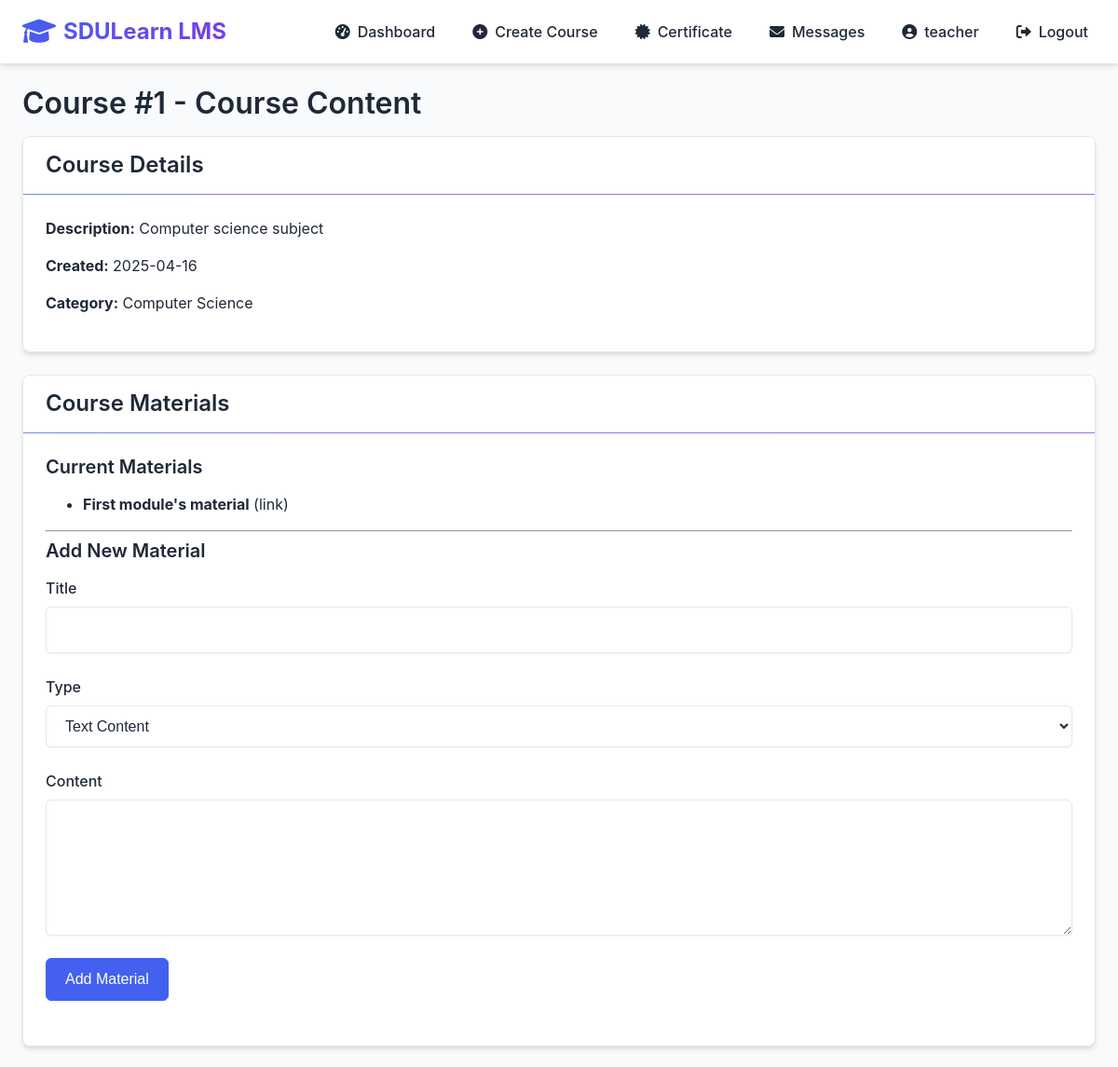
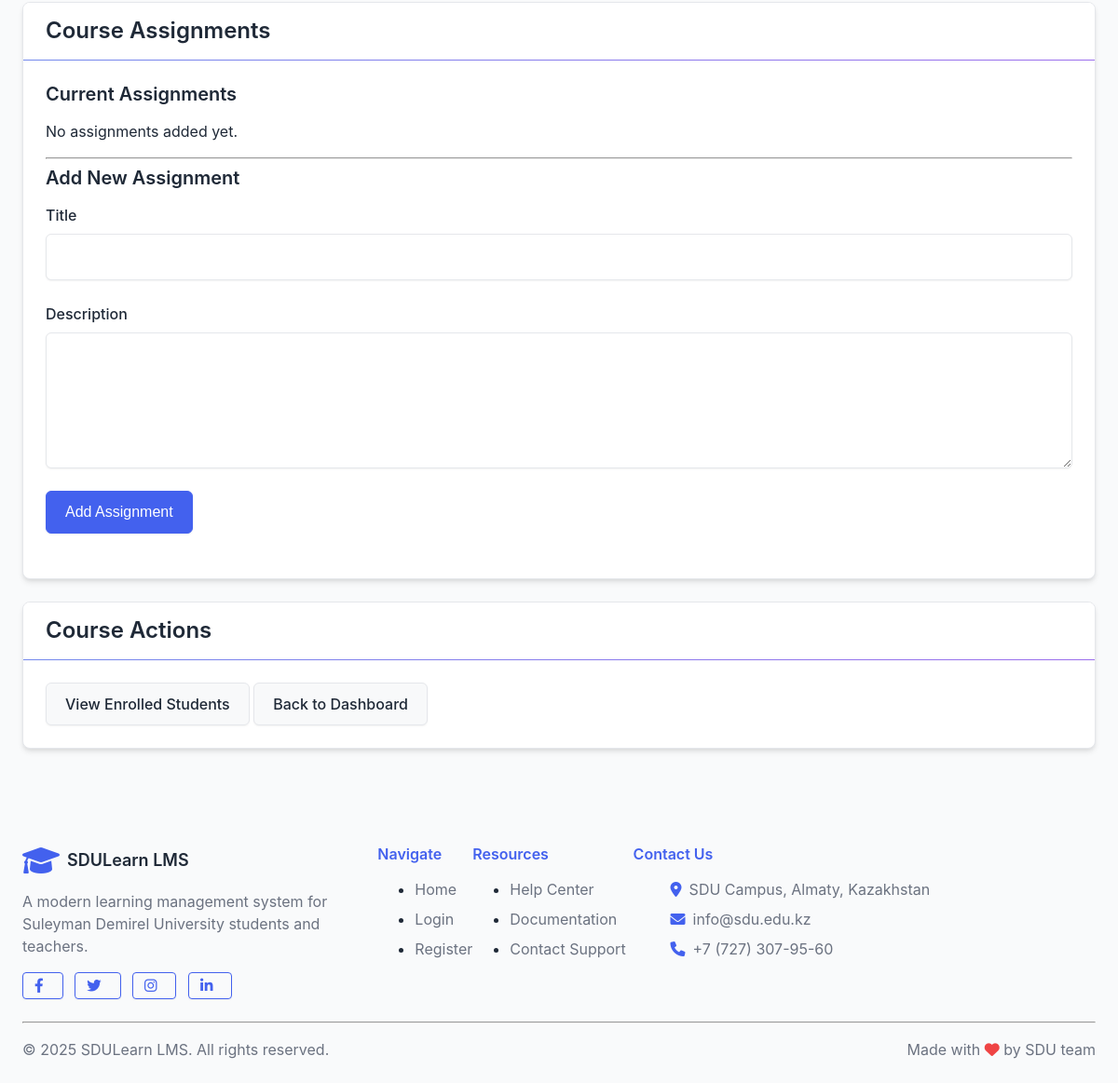
Screenshot of /teacher/courses/1/content (signed in) with the database file from the repository (2 pictures, top to bottom).
### lms/models/user.py (models this page shows, shortened)
class User(db.Model, UserMixin):
    __tablename__ = 'users'
    id = db.Column(db.Integer, primary_key=True)
    first_name = db.Column(db.String(50), nullable=False)
    last_name = db.Column(db.String(50), nullable=False)
    email = db.Column(db.String(120), unique=True, nullable=False)
    password_hash = db.Column(db.String(256), nullable=False)
    role_id = db.Column(db.Integer, db.ForeignKey('roles.id'), nullable=False)
    is_active = db.Column(db.Boolean, default=True)
    created_at = db.Column(db.DateTime, default=datetime.utcnow)
    updated_at = db.Column(db.DateTime, default=datetime.utcnow, onupdate=datetime.utcnow)
    certificate_path = db.Column(db.String(255), nullable=True, default=None)
    certificate_verified = db.Column(db.Boolean, nullable=True, default=False)
    certificate_submitted_at = db.Column(db.DateTime, nullable=True, default=None)
    created_courses = db.relationship('Course', backref='teacher', lazy='dynamic')
    enrollments = db.relationship('Enrollment', back_populates='student', lazy='dynamic')
    submissions = db.relationship('Submission', back_populates='student', lazy='dynamic')
    @property
    def password(self):
        raise AttributeError('Password is not a readable attribute')
    def is_admin(self):
        return self.role.name == 'admin'
    def is_teacher(self):
        return self.role.name == 'teacher'

### lms/models/course.py (models this page shows, shortened)
class Course(db.Model):
    __tablename__ = 'courses'
    id = db.Column(db.Integer, primary_key=True)
    title = db.Column(db.String(100), nullable=False)
    description = db.Column(db.Text)
    category_id = db.Column(db.Integer, db.ForeignKey('categories.id'))
    teacher_id = db.Column(db.Integer, db.ForeignKey('users.id'), nullable=False)
    image_path = db.Column(db.String(255))
    is_active = db.Column(db.Boolean, default=True)  # New field for course activation status
    is_approved = db.Column(db.Boolean, default=False)  # Field for admin approval status
    created_at = db.Column(db.DateTime, default=datetime.utcnow)
    materials = db.relationship('Material', backref='course', lazy='dynamic', cascade="all, delete-orphan")
    assignments = db.relationship('Assignment', backref='course', lazy='dynamic', cascade="all, delete-orphan")
    enrollments = db.relationship('Enrollment', back_populates='course', lazy='dynamic', cascade="all, delete-orphan")
    modules = db.relationship('Module', backref='course', lazy='dynamic', cascade="all, delete-orphan")

class Category(db.Model):
    __tablename__ = 'categories'
    id = db.Column(db.Integer, primary_key=True)
    name = db.Column(db.String(50), unique=True, nullable=False)
    description = db.Column(db.String(200))
    courses = db.relationship('Course', backref='category', lazy='dynamic')

class Material(db.Model):
    __tablename__ = 'materials'
    id = db.Column(db.Integer, primary_key=True)
    title = db.Column(db.String(100), nullable=False)
    content_type = db.Column(db.String(20), nullable=False)  # text, file, link, youtube
    content = db.Column(db.Text, nullable=True)  # Changed to nullable=True for file uploads
    file_path = db.Column(db.String(255))
    course_id = db.Column(db.Integer, db.ForeignKey('courses.id'), nullable=False)
    module_id = db.Column(db.Integer, db.ForeignKey('modules.id'), nullable=True)
    order = db.Column(db.Integer, default=0)  # For ordering materials within a module
    created_at = db.Column(db.DateTime, default=datetime.utcnow)

### lms/routes/teacher.py (the view)
@teacher_bp.route('/courses/<int:course_id>/content')
@login_required
@teacher_required
def add_course_content(course_id):
    course = Course.query.get_or_404(course_id)
    if course.teacher_id != current_user.id:
        flash('You do not have permission to edit this course.', 'danger')
        return redirect(url_for('teacher.dashboard'))
    material_form = MaterialForm()
    assignment_form = AssignmentForm()
    return render_template('teacher/course_content.html',
                           course=course,
                           material_form=material_form,
                           assignment_form=assignment_form)

### lms/utils/forms.py
class MaterialForm(FlaskForm):
    title = StringField('Title', validators=[DataRequired(), Length(min=3, max=100)])
    content_type = SelectField('Type', choices=[
        ('text', 'Text Content'),
        ('file', 'File Upload'),
        ('link', 'External Link')
    ], validators=[DataRequired()])
    content = TextAreaField('Content', validators=[content_required_for_text_or_link])
    file = FileField('File', validators=[Optional(), FileAllowed(['pdf', 'doc', 'docx', 'ppt', 'pptx', 'jpg', 'png', 'zip'])])
    submit = SubmitField('Add Material')

class AssignmentForm(FlaskForm):
    title = StringField('Title', validators=[DataRequired(), Length(min=3, max=100)])
    description = TextAreaField('Description', validators=[DataRequired()])
    submit = SubmitField('Add Assignment')

### app.py (called while the page is built)
@login_manager.user_loader
def load_user(user_id):
    return User.query.get(int(user_id))

### lms/routes/teacher.py (called while the page is built)
def teacher_required(f):
    @wraps(f)
    def decorated_function(*args, **kwargs):
        if not current_user.is_authenticated or not current_user.is_teacher():
            flash('You do not have permission to access this page.', 'danger')
            return redirect(url_for('auth.login'))
        return f(*args, **kwargs)
    return decorated_function

### lms/templates/teacher/course_content.html (shortened to what this page needs)
{% extends 'base.html' %}
{% block content %}
<h1>{{ course.title }} - Course Content</h1>
<div class="card mb-4">
    <div class="card-header">
        <h3>Course Details</h3>
    </div>
    <div class="card-body">
        <p><strong>Description:</strong> {{ course.description }}</p>
        <p><strong>Created:</strong> {{ course.created_at.strftime('%Y-%m-%d') }}</p>
        <p><strong>Category:</strong> {{ course.category.name if course.category else 'Uncategorized' }}</p>
    </div>
</div>
<div class="card mb-4">
    <div class="card-header">
        <h3>Course Materials</h3>
    </div>
    <div class="card-body">
        <h4>Current Materials</h4>
        {% if course.materials.all() %}
            <ul>
                {% for material in course.materials %}
                <li>
                    <strong>{{ material.title }}</strong> ({{ material.content_type }})
                </li>
                {% endfor %}
            </ul>
        {% else %}
            <p>No materials added yet.</p>
        {% endif %}
        <hr>
        <h4>Add New Material</h4>
        <form method="POST" action="{{ url_for('teacher.add_material', course_id=course.id) }}" enctype="multipart/form-data">
            <div class="form-group">
                {{ material_form.title.label }}
                {{ material_form.title(class="form-control") }}
            </div>
            <div class="form-group">
                {{ material_form.content_type.label }}
                {{ material_form.content_type(class="form-control") }}
            </div>
            <div class="form-group" id="content-field">
                {{ material_form.content.label }}
                {{ material_form.content(class="form-control", rows=5) }}
            </div>
            <div class="form-group">
                {{ material_form.submit(class="btn btn-primary") }}
            </div>
        </form>
    </div>
</div>
<div class="card mb-4">
    <div class="card-header">
        <h3>Course Assignments</h3>
    </div>
    <div class="card-body">
        <h4>Current Assignments</h4>
        {% if course.assignments.all() %}
            <ul>
                {% for assignment in course.assignments %}
                <li>
                    <strong>{{ assignment.title }}</strong>
                    <a href="{{ url_for('teacher.assignment_submissions', assignment_id=assignment.id) }}">View Submissions</a>
                </li>
                {% endfor %}
            </ul>
        {% else %}
            <p>No assignments added yet.</p>
        {% endif %}
        <hr>
        <h4>Add New Assignment</h4>
        <form method="POST" action="{{ url_for('teacher.add_assignment', course_id=course.id) }}">
            <div class="form-group">
                {{ assignment_form.title.label }}
                {{ assignment_form.title(class="form-control") }}
            </div>
            <div class="form-group">
                {{ assignment_form.description.label }}
                {{ assignment_form.description(class="form-control", rows=5) }}
            </div>
            <div class="form-group">
                {{ assignment_form.submit(class="btn btn-primary") }}
            </div>
        </form>
    </div>
</div>
<div class="card">
    <div class="card-header">
        <h3>Course Actions</h3>
    </div>
    <div class="card-body">
        <a href="{{ url_for('teacher.course_students', course_id=course.id) }}" class="btn btn-secondary">View Enrolled Students</a>
        <a href="{{ url_for('teacher.dashboard') }}" class="btn btn-secondary">Back to Dashboard</a>
    </div>
</div>
{% endblock %}

### lms/templates/base.html (shortened to what this page needs)
<!DOCTYPE html>
<html lang="en">
<head>
    <link rel="stylesheet" href="{{ url_for('static', filename='css/styles.css') }}">
    <link rel="stylesheet" href="https://cdnjs.cloudflare.com/ajax/libs/font-awesome/6.0.0-beta3/css/all.min.css">
</head>
<body>
    <nav class="navbar">
        <div class="container navbar-container">
            <a href="/" class="navbar-logo">
                <i class="fas fa-graduation-cap"></i> SDULearn LMS
            </a>
            <ul class="navbar-links" id="navbar-links">
                {% if current_user.is_authenticated %}
                    {% if current_user.is_admin() %}
                        <li><a href="{{ url_for('admin.dashboard') }}" {% if request.path.startswith('/admin/dashboard') %}class="active"{% endif %}><i class="fas fa-tachometer-alt"></i> Dashboard</a></li>
                        <li><a href="{{ url_for('admin.manage_users') }}" {% if request.path.startswith('/admin/users') %}class="active"{% endif %}><i class="fas fa-users"></i> Users</a></li>
                        <li><a href="{{ url_for('admin.manage_teachers') }}" {% if request.path.startswith('/admin/teachers') %}class="active"{% endif %}><i class="fas fa-chalkboard-teacher"></i> Teachers</a></li>
                        <li><a href="{{ url_for('admin.manage_courses') }}" {% if request.path.startswith('/admin/courses') %}class="active"{% endif %}><i class="fas fa-book"></i> Courses</a></li>
                        <li><a href="{{ url_for('messages.inbox') }}" {% if request.path.startswith('/messages') %}class="active"{% endif %}><i class="fas fa-envelope"></i> Messages
                            <span id="messages-unread-badge" class="badge badge-danger" style="display: none;"></span>
                        </a></li>
                    {% elif current_user.is_teacher() %}
                        <li><a href="{{ url_for('teacher.dashboard') }}" {% if request.path.startswith('/teacher/dashboard') %}class="active"{% endif %}><i class="fas fa-tachometer-alt"></i> Dashboard</a></li>
                        <li><a href="{{ url_for('teacher.create_course') }}" {% if request.path.startswith('/teacher/create-course') %}class="active"{% endif %}><i class="fas fa-plus-circle"></i> Create Course</a></li>
                        <li><a href="{{ url_for('teacher.certificate') }}" {% if request.path.startswith('/teacher/certificate') %}class="active"{% endif %}><i class="fas fa-certificate"></i> Certificate</a></li>
                        <li><a href="{{ url_for('messages.inbox') }}" {% if request.path.startswith('/messages') %}class="active"{% endif %}><i class="fas fa-envelope"></i> Messages
                        </a></li>
                    {% endif %}
                    <li><a href="{{ url_for('auth.profile') }}" {% if request.path.startswith('/auth/profile') %}class="active"{% endif %}><i class="fas fa-user-circle"></i> {{ current_user.first_name }}</a></li>
                    <li><a href="{{ url_for('auth.logout') }}"><i class="fas fa-sign-out-alt"></i> Logout</a></li>
                {% endif %}
            </ul>
        </div>
    </nav>
    <div class="container py-4">
        {% block content %}{% endblock %}
    </div>
    <footer class="bg-white py-4 mt-5 border-top">
        <div class="container">
            <div class="row">
                <div class="col-md-4">
                    <div class="d-flex align-items-center mb-3">
                        <i class="fas fa-graduation-cap text-primary mr-2" style="font-size: 2rem;"></i>
                        <h5 class="mb-0">SDULearn LMS</h5>
                    </div>
                    <p class="text-muted">A modern learning management system for Suleyman Demirel University students and teachers.</p>
                    <div class="mt-3">
                        <a href="#" class="btn btn-sm btn-outline-primary mr-2"><i class="fab fa-facebook-f"></i></a>
                        <a href="#" class="btn btn-sm btn-outline-primary mr-2"><i class="fab fa-twitter"></i></a>
                        <a href="#" class="btn btn-sm btn-outline-primary mr-2"><i class="fab fa-instagram"></i></a>
                        <a href="#" class="btn btn-sm btn-outline-primary"><i class="fab fa-linkedin-in"></i></a>
                    </div>
                </div>
                <div class="col-md-2">
                    <h6 class="mb-3 text-primary">Navigate</h6>
                    <ul class="list-unstyled">
                        <li class="mb-2"><a href="/" class="text-muted">Home</a></li>
                        <li class="mb-2"><a href="/auth/login" class="text-muted">Login</a></li>
                        <li class="mb-2"><a href="/auth/register" class="text-muted">Register</a></li>
                    </ul>
                </div>
                <div class="col-md-2">
                    <h6 class="mb-3 text-primary">Resources</h6>
                    <ul class="list-unstyled">
                        <li class="mb-2"><a href="#" class="text-muted">Help Center</a></li>
                        <li class="mb-2"><a href="#" class="text-muted">Documentation</a></li>
                        <li class="mb-2"><a href="#" class="text-muted">Contact Support</a></li>
                    </ul>
                </div>
                <div class="col-md-4">
                    <h6 class="mb-3 text-primary">Contact Us</h6>
                    <ul class="list-unstyled">
                        <li class="mb-2 d-flex align-items-center">
                            <i class="fas fa-map-marker-alt text-primary mr-2"></i>
                            <span class="text-muted">SDU Campus, Almaty, Kazakhstan</span>
                        </li>
                        <li class="mb-2 d-flex align-items-center">
                            <i class="fas fa-envelope text-primary mr-2"></i>
                            <span class="text-muted">info@sdu.edu.kz</span>
                        </li>
                        <li class="mb-2 d-flex align-items-center">
                            <i class="fas fa-phone text-primary mr-2"></i>
                            <span class="text-muted">+7 (727) 307-95-60</span>
                        </li>
                    </ul>
                </div>
            </div>
            <hr class="mt-4 mb-3">
            <div class="d-flex justify-content-between align-items-center">
                <p class="mb-0 text-muted">© 2025 SDULearn LMS. All rights reserved.</p>
                <p class="mb-0 text-muted">Made with <i class="fas fa-heart text-danger"></i> by SDU team</p>
            </div>
        </div>
    </footer>
</body>
</html>

### rows the page displays
User: first_name "teacher"
Course: title "Course #1", description "Computer science subject", created_at "2025-04-16"
Category: category "Computer Science"
Material: title "First module's material", content_type "link"

### other values shown
{{ material_form.title.label }} "Title"
{{ material_form.content_type.label }} "Type"
{{ material_form.content.label }} "Content"
{{ assignment_form.title.label }} "Title"
{{ assignment_form.description.label }} "Description"
